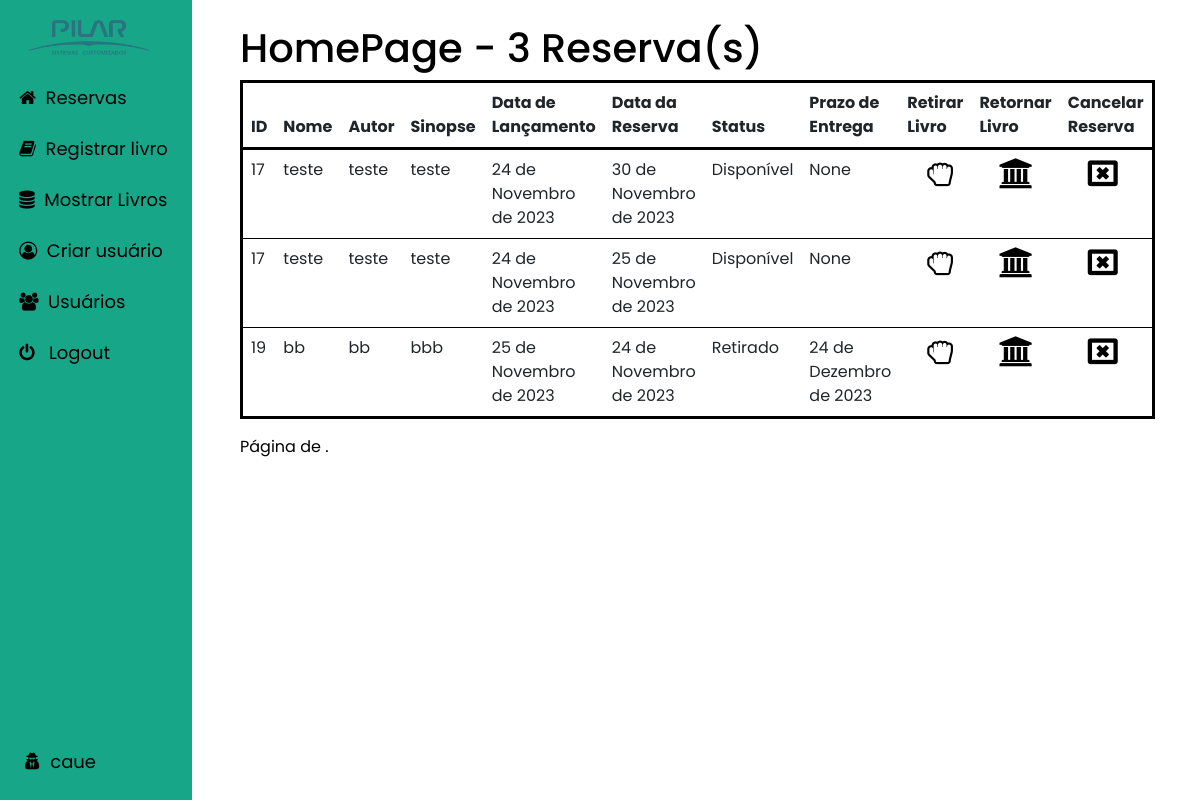
The app's page / (signed in) with its own data.
### main/models.py (models this page shows, shortened)
class Reservation(models.Model):
    user = models.ForeignKey(User, on_delete=models.CASCADE)
    book = models.ForeignKey('Books', on_delete=models.CASCADE, default=1)
    reservation_date = models.DateField(null=True, blank=True)
    deadline_date = models.DateField(null=True, blank=True)

class Books(models.Model):
    name = models.CharField(max_length=200, blank=True, null=True)
    author = models.CharField(max_length=200, blank=True, null=True)
    synopsis = models.CharField(blank=True, null=True, max_length=200)
    reservations = models.ManyToManyField(Reservation, blank=True)
    reservas = models.IntegerField(default=0)
    data_lancamento = models.DateField()
    STATUS_CHOICES = [
        ('Disponível', 'Disponível'),
        ('Reservado', 'Reservado'),
        ('Retirado', 'Retirado'),
    ]
    status = models.CharField(
        max_length=20,
        choices=STATUS_CHOICES,
        default='Disponível',
    )

### main/views.py (the view, shortened to what this page needs)
# urls.py: path('', views.index, name='index'),
def index(request):
    context = {}
    if request.user.is_authenticated:
        user_reservations = Reservation.objects.filter(user=request.user)
        reservations_count = Reservation.objects.count()
        paginator = Paginator(user_reservations, 6)
        page = request.GET.get('page')
        try:
            user_reservations = paginator.page(page)
        except PageNotAnInteger:
            user_reservations = paginator.page(1)
        except EmptyPage:
            user_reservations = paginator.page(paginator.num_pages)
        context = {'reservations_count': reservations_count, 'user_reservations':user_reservations}
    return render(request, 'index.html', context)

### main/templates/index.html (shortened to what this page needs)
{% extends 'base.html' %}
{% load static %}
{% block content %}
{% if user.is_authenticated %}
    <section class="wrapper" style="color: black; margin-left: 20%; margin-right: 30%; margin-top: 2%;">
        <div class="table-wrapper">
            <h1>HomePage - {{ reservations_count }} Reserva(s)</h1>
            <table class="table" style="padding: 10px; border: 3px solid black; border-radius: 5%; border-style: solid;">
                <thead class="table-head" style="background-color: #18a689; border: 3px solid black;">
                    <tr>
                        <th>ID</th>
                        <th>Nome</th>
                        <th>Autor</th>
                        <th>Sinopse</th>
                        <th>Data de Lançamento</th>
                        <th>Data da Reserva</th>
                        <th>Status</th>
                        <th>Prazo de Entrega</th>
                        <th>Retirar Livro</th>
                        <th>Retornar Livro</th>
                        <th>Cancelar Reserva</th>
                    </tr>
                </thead>
                <tbody>
                {% for reservation in user_reservations %}
                    <tr>
                        <td>{{ reservation.book.id }}</td>
                        <td>{{ reservation.book.name }}</td>
                        <td>{{ reservation.book.author }}</td>
                        <td>{{ reservation.book.synopsis }}</td>
                        <td>{{ reservation.book.data_lancamento }}</td>
                        <td>{{ reservation.reservation_date }}</td>
                        <td>{{ reservation.book.status }}</td>
                        <td>{{ reservation.deadline_date }}</td>
                        <td><a href="{% url 'take_book' reservation.book.id reservation.id %}" style="margin-left: 20px; text-decoration: none;">
                                <i class="fa fa-hand-rock-o" aria-hidden="true" style="font-size: 30px;"></i>
                            </a>
                        </td>
                        <td>
                            <a href="{% url 'return_book' reservation.book.id reservation.id %}" style="margin-left: 20px; text-decoration: none;">
                                <i class="fa fa-university" aria-hidden="true" style="font-size: 30px;"></i>
                            </a>
                        </td>
                        <td>
                            <a href="{% url 'cancel_reservation' reservation.id %}" style="margin-left: 20px; text-decoration: none;" onclick="return confirm('Deseja realmente cancelar a reserva?')">
                                <i class="fa fa-window-close-o" aria-hidden="true" style="font-size: 30px;"></i>
                            </a>
                        </td>
                    </tr>
                {% endfor %}
                </tbody>
            </table>
            <div class="pagination">
                <span class="step-links">
                    <span class="current" style="padding-right: 10px;">Página {{ books.number }} de {{ books.paginator.num_pages }}.</span>
                </span>
            </div>
        </div>
    </section>
{% endif %}
{% endblock %}

### main/templates/base.html (shortened to what this page needs)
{% load static %}
<!DOCTYPE html>
<html lang="en">
<head>
    <link href="https://cdn.jsdelivr.net/npm/bootstrap@5.3.0-alpha3/dist/css/bootstrap.min.css" rel="stylesheet">
    <link rel="stylesheet" href="https://cdnjs.cloudflare.com/ajax/libs/font-awesome/4.7.0/css/font-awesome.min.css">
    <link rel="stylesheet" href="{% static 'base.css' %}">
</head>
<body>
    <div id="sidebar">
        <img src="{% static 'logo.png' %}" alt="Description of the image">
        {% if user.is_authenticated %}
            <a class="nav-link" href="{% url 'index' %}"><span><i class="fa fa-home" aria-hidden="true" style="margin-right: 5%;"></i>Reservas</span></a><br>
            <a class="nav-link" href="{% url 'add_books' %}"><span style="margin-left: 10%;  font-size: large;"><i class="fa fa-book" aria-hidden="true" style="margin-right: 5%;"></i>Registrar livro</span></a><br>
            <a class="nav-link" href="{% url 'show_books' %}"><span><i class="fa fa-database" aria-hidden="true" style="margin-right: 5%;"></i>Mostrar Livros</span></a><br>
            <a class="nav-link" href="{% url 'register' %}"><span><i class="fa fa-user-circle-o" aria-hidden="true" style="margin-right: 5%;"></i>Criar usuário</span></a><br>
            <a class="nav-link" href="{% url 'show_users' %}"><span><i class="fa fa-users" aria-hidden="true" style="margin-right: 5%;"></i>Usuários</span></a><br>
            <a class="nav-link" href="{% url 'logout_user' %}"><span><i class="fa fa-power-off" style="margin-right: 5%;"></i> Logout</span></a><br><br>
        {% endif %}
        {% if user.is_authenticated %}
            <div id="userName"><span><i class="fa fa-user-secret" style="margin-right: 5px;"></i> {{ user.username }}</span></div>
        {% endif %}
    </div>
    {% block content %}
    {% endblock %}
</body>
</html>

### main/static/base.css (style rules this page uses)
body { font-family: "Poppins", "sans-serif"; background-color: white; color: black; height: 100%; }
#sidebar img { margin-left: 15%; margin-bottom: 15%; color: black; width: 120px; height: auto; filter: grayscale(40%); }
#userName { position: absolute; color: #fff; bottom: 25px; font-size: 19px; width: 80%; margin-left: 5%; margin-top: 20px; font-size: large; color: black; }
a { color: black; text-decoration: none; }
#sidebar i { color: black; }
#sidebar span { margin-left: 10%; font-size: large; margin-top: 9%; }
#sidebar { position: fixed; top: 0; left: 0; width: 12rem; height: 100%; z-index: 1; background-color: #18a689; overflow-x: none; overflow-y: none; padding-top: 20px; margin: 0; }

### records on screen
Reservation: book.id "17", book.name "teste", book.author "teste", book.synopsis "teste", book.data_lancamento "24 de Novembro de 2023", reservation_date "30 de Novembro de 2023", book.status "Disponível", deadline_date "None"
Reservation: book.id "17", book.name "teste", book.author "teste", book.synopsis "teste", book.data_lancamento "24 de Novembro de 2023", reservation_date "25 de Novembro de 2023", book.status "Disponível", deadline_date "None"
Reservation: book.id "19", book.name "bb", book.author "bb", book.synopsis "bbb", book.data_lancamento "25 de Novembro de 2023", reservation_date "24 de Novembro de 2023", book.status "Retirado", deadline_date "24 de Dezembro de 2023"

### other values on screen
{{ user.username }} "caue"
{{ reservations_count }} "3"
